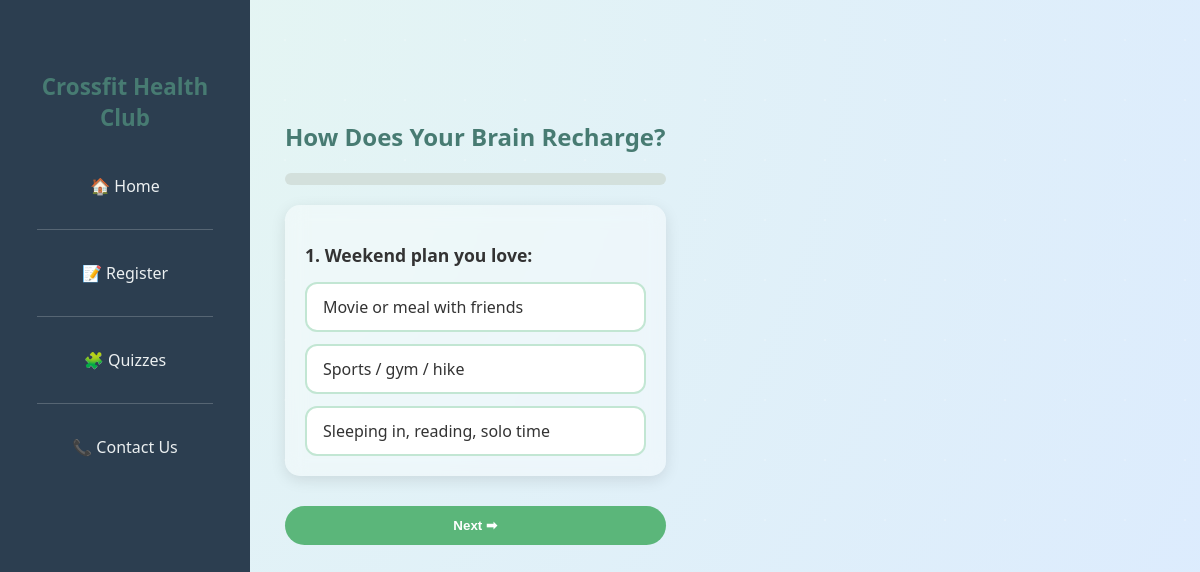
The app's page /quiz/5/ with its own data.
### registration/models.py (models this page shows, shortened)
class Quiz(models.Model):
    title = models.CharField(max_length=255)
    description = models.TextField(blank=True)

class Question(models.Model):
    quiz = models.ForeignKey(Quiz, on_delete=models.CASCADE, related_name='questions')
    text = models.TextField()

class Option(models.Model):
    question = models.ForeignKey(Question, on_delete=models.CASCADE, related_name='options')
    text = models.CharField(max_length=255)
    type = models.CharField(max_length=1, choices=[('A', 'A'), ('B', 'B'), ('C', 'C')])

### registration/views.py (the view, shortened to what this page needs)
# urls.py: path('quiz/<int:quiz_id>/', views.quiz_detail, name='quiz_detail'),
def quiz_detail(request, quiz_id):
    quiz = get_object_or_404(Quiz, id=quiz_id)
    questions = quiz.questions.prefetch_related('options').all()
    for q in questions:
        q.shuffled_options = list(q.options.all())
        random.shuffle(q.shuffled_options)
    return render(request, 'quiz/quiz_detail.html', {'quiz': quiz, 'questions': questions})

### registration/templates/quiz/quiz_detail.html (shortened to what this page needs)
{% extends "layout.html" %}
{% block content %}
<div class="quiz-container">
  <h2>{{ quiz.title }}</h2>
  <div class="progress">
  </div>
  <form method="post" id="quiz-form">
    {% for question in questions %}
      <div class="question-block" data-question="{{ forloop.counter0 }}" style="display: {% if forloop.first %}block{% else %}none{% endif %};">
        <p class="question-text"><strong>{{ forloop.counter }}. {{ question.text }}</strong></p>
        <div class="options">
          {% for option in question.shuffled_options %}
            <label class="option">
              {{ option.text }}
            </label>
          {% endfor %}
        </div>
      </div>
    {% endfor %}
    <div class="nav-buttons">
      <button type="button" class="btn next-btn">Next ➡</button>
    </div>
  </form>
</div>
{% endblock %}

### registration/templates/layout.html (style rules this page uses)
body { margin: 0; font-family: 'Segoe UI', sans-serif; background: #f5f9f8; color: #333; }

### registration/templates/quiz/quiz_detail.html (style rules this page uses)
body { background: radial-gradient(circle at top left, #e6f7f1, #dbeaff); min-height: 100vh; margin: 0; padding: 40px 15px; display: flex; justify-content: center; align-items: flex-start; flex-direction: column; }
body::before { content: ''; position: fixed; width: 200%; height: 200%; background: radial-gradient(circle, rgba(255,255,255,0.2) 1px, transparent 1px); background-size: 60px 60px; animation: moveDots 60s linear infinite; z-index: 0; }
.quiz-container { position: relative; z-index: 1; padding: 30px 20px; width: 100%; max-width: 700px; box-sizing: border-box; }
h2 { text-align: center; color: #477b72; margin-bottom: 20px; font-family: 'Segoe UI', sans-serif; }
.progress { background: #d3e0dc; border-radius: 50px; overflow: hidden; height: 12px; margin: 20px 0; }
.question-block { background: rgba(255, 255, 255, 0.4); border-radius: 15px; padding: 20px; margin-bottom: 20px; backdrop-filter: blur(10px); box-shadow: 0 4px 15px rgba(0,0,0,0.1); }
.question-text { font-size: 1.1rem; margin-bottom: 15px; color: #333; }
.options { display: flex; flex-direction: column; gap: 12px; }
.option { background: #ffffff; border: 2px solid #c2e6d3; border-radius: 12px; padding: 12px 16px; cursor: pointer; transition: all 0.3s ease; display: flex; align-items: center; }
.nav-buttons { display: flex; justify-content: space-between; gap: 10px; margin-top: 30px; flex-wrap: wrap; }
.btn { flex: 1 1 45%; padding: 12px 20px; border: none; border-radius: 40px; font-weight: bold; cursor: pointer; transition: all 0.3s ease; }
.next-btn, .submit-btn { background: #5bb67a; color: #fff; }

### records on screen
Quiz: title "How Does Your Brain Recharge?"
Question: text "Weekend plan you love:"
Option: text "Movie or meal with friends"
Option: text "Sports / gym / hike"
Option: text "Sleeping in, reading, solo time"
